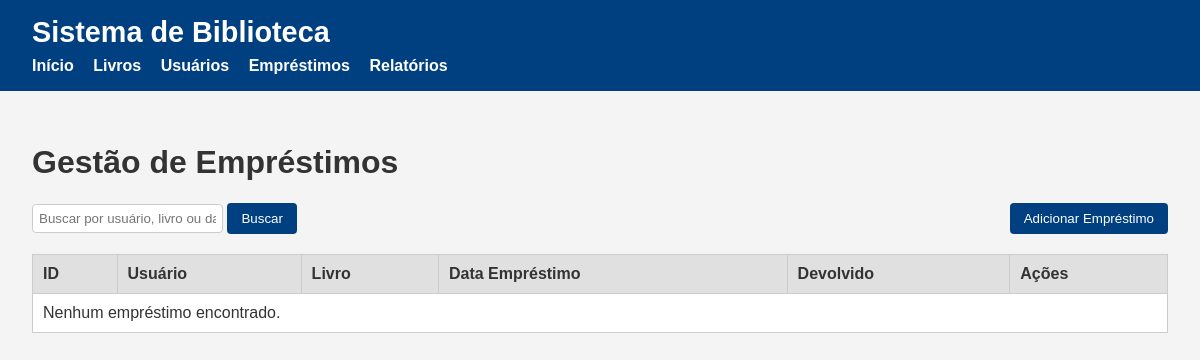
The page /emprestimos/ on the database as committed earlier.
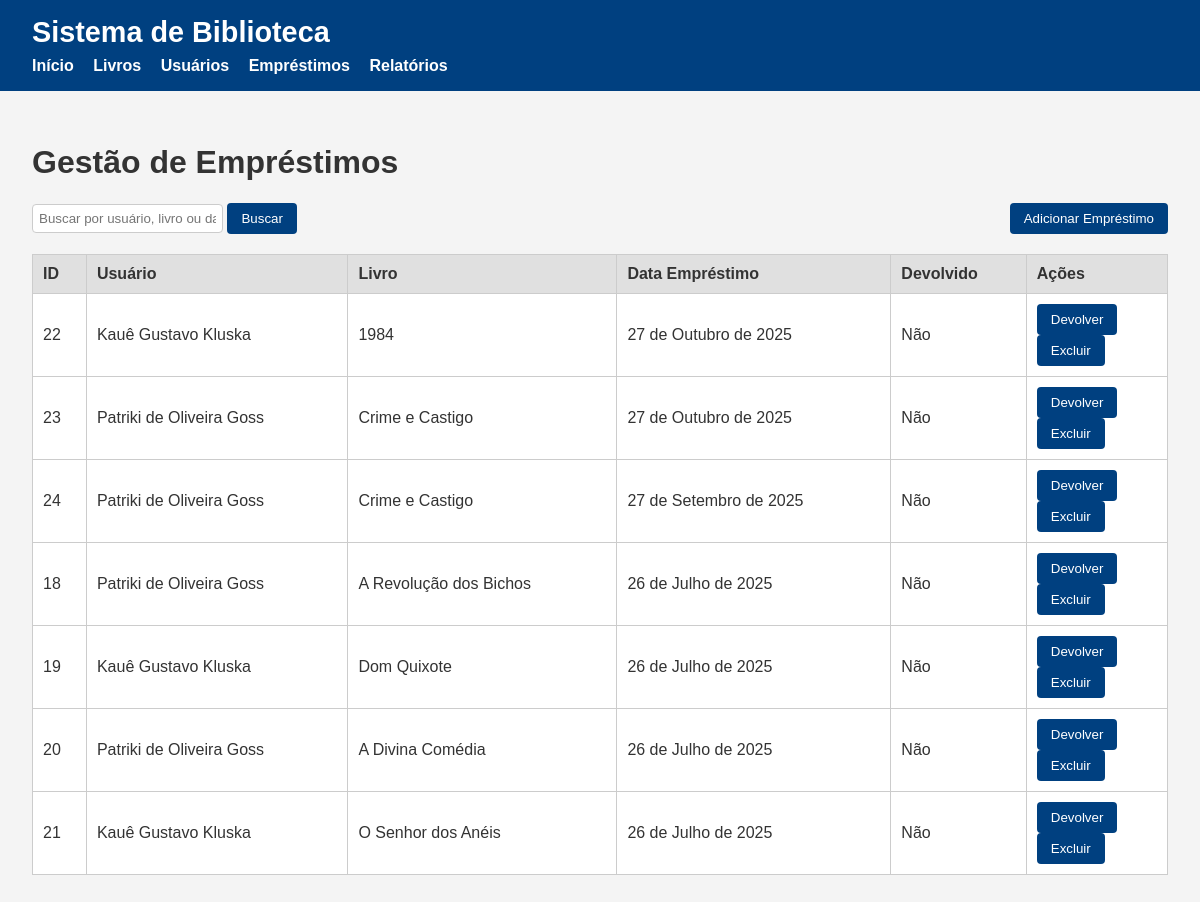
The same page on the database as committed later.
### core/models.py (models this page shows, shortened)
class Emprestimo(models.Model):
    usuario = models.ForeignKey(Usuario, on_delete=models.CASCADE)
    livro = models.ForeignKey(Livro, on_delete=models.CASCADE)
    data_emprestimo = models.DateField(auto_now_add=True)
    data_devolucao = models.DateField()
    devolvido = models.BooleanField(default=False)

class Usuario(models.Model):
    nome = models.CharField(max_length=100)
    email = models.EmailField(unique=True)
    telefone = models.CharField(max_length=20, blank=True, null=True)
    data_cadastro = models.DateTimeField(auto_now_add=True)

class Livro(models.Model):
    titulo = models.CharField(max_length=200)
    autor = models.CharField(max_length=100)
    editora = models.CharField(max_length=100, blank=True)
    ano_publicacao = models.IntegerField()
    isbn = models.CharField(max_length=20, unique=True)
    quantidade_total = models.PositiveIntegerField(default=1)
    quantidade_disponivel = models.PositiveIntegerField(default=1)
    genero = models.ForeignKey(Genero, on_delete=models.SET_NULL, null=True)

### core/views.py (the view, shortened to what this page needs)
# urls.py: path('emprestimos/', views.emprestimos, name='emprestimos'),  # Gestão de empréstimos
def emprestimos(request):
    emprestimos = Emprestimo.objects.all()
    query = request.GET.get('q', '')
    if query:
        emprestimos = emprestimos.filter(
            Q(usuario__nome__icontains=query) |
            Q(livro__titulo__icontains=query) |
            Q(data_emprestimo__icontains=query)
        )
    emprestimos = emprestimos.order_by('-data_emprestimo')
    context = {
        'emprestimos': emprestimos,
        'query': query,
    }
    return render(request, 'core/emprestimo/emprestimos.html', context)

### core/templates/core/emprestimo/emprestimos.html (shortened to what this page needs)
{% extends "core/base.html" %}
{% load static %}
{% block content %}
<h1>Gestão de Empréstimos</h1>
<div class="top-bar">
    <form method="get" action="">
        <input type="text" name="q" placeholder="Buscar por usuário, livro ou data" value="{{ query }}" />
        <button type="submit">Buscar</button>
    </form>
    <a href="{% url 'emprestimos_create' %}">
        <button type="button">Adicionar Empréstimo</button>
    </a>
</div>
<table class="tabela-emprestimos">
    <thead>
        <tr>
            <th>ID</th>
            <th>Usuário</th>
            <th>Livro</th>
            <th>Data Empréstimo</th>
            <th>Devolvido</th>
            <th>Ações</th>
        </tr>
    </thead>
    <tbody>
        {% for emp in emprestimos %}
            <tr>
                <td>{{ emp.id }}</td>
                <td>{{ emp.usuario.nome }}</td>
                <td>{{ emp.livro.titulo }}</td>
                <td>{{ emp.data_emprestimo }}</td>
                <td>{{ emp.devolvido|yesno:"Sim,Não" }}</td>
                <td>
                    {% if not emp.devolvido %}
                    <form method="post" class="inline-form">
                        <button type="submit" name="devolver">Devolver</button>
                    </form>
                    {% endif %}
                    <form method="post" class="inline-form" onsubmit="return confirm('Confirmar exclusão do empréstimo?');">
                        <button type="submit" name="excluir">Excluir</button>
                    </form>
                </td>
            </tr>
        {% empty %}
            <tr>
                <td colspan="6">Nenhum empréstimo encontrado.</td>
            </tr>
        {% endfor %}
    </tbody>
</table>
{% endblock %}

### core/templates/core/base.html (shortened to what this page needs)
{% load static %}
<!DOCTYPE html>
<html lang="pt-BR">
<head>
    <link rel="stylesheet" href="{% static 'core/css/style.css' %}">
</head>
<body>
    <header>
        <h1>Sistema de Biblioteca</h1>
        <nav>
            <a href="{% url 'index' %}">Início</a>
            <a href="{% url 'livros' %}">Livros</a>
            <a href="{% url 'usuarios' %}">Usuários</a>
            <a href="{% url 'emprestimos' %}">Empréstimos</a>
            <a href="{% url 'relatorios' %}">Relatórios</a>
        </nav>
    </header>
    <main>
        {% block content %}
        {% endblock %}
    </main>
</body>
</html>

### core/static/core/css/style.css (style rules this page uses)
:root { --cor-primaria: #004080; --cor-secundaria: #f4f4f4; --cor-sucesso: #d4edda; --cor-sucesso-texto: #155724; --cor-titulo: #333; }
body { font-family: Arial, sans-serif; background-color: var(--cor-secundaria); margin: 0; padding: 0; color: #333; }
header { background-color: var(--cor-primaria); color: white; padding: 1rem 2rem; }
header h1 { margin: 0; font-size: 1.8rem; }
nav { margin-top: 0.5rem; }
nav a { color: white; margin-right: 15px; text-decoration: none; font-weight: bold; }
main { padding: 2rem; }
button, input[type="submit"], input[type="button"] { padding: 8px 14px; background-color: var(--cor-primaria); color: white; border: none; border-radius: 4px; cursor: pointer; }
input[type="text"], input[type="number"], select { padding: 6px; border: 1px solid #ccc; border-radius: 4px; width: auto; }
table { width: 100%; border-collapse: collapse; margin-top: 1rem; background-color: white; }
th, td { border: 1px solid #ccc; padding: 10px; text-align: left; }
th { background-color: #e0e0e0; }
.top-bar { display: flex; justify-content: space-between; align-items: center; margin-bottom: 20px; }

Rows that differ between the two databases and show on the page:
added Emprestimo: id "22", usuario.nome "Kauê Gustavo Kluska", livro.titulo "1984", data_emprestimo "27 de Outubro de 2025", devolvido "Não"
added Emprestimo: id "23", usuario.nome "Patriki de Oliveira Goss", livro.titulo "Crime e Castigo", data_emprestimo "27 de Outubro de 2025", devolvido "Não"
added Emprestimo: id "24", usuario.nome "Patriki de Oliveira Goss", livro.titulo "Crime e Castigo", data_emprestimo "27 de Setembro de 2025", devolvido "Não"
added Emprestimo: id "18", usuario.nome "Patriki de Oliveira Goss", livro.titulo "A Revolução dos Bichos", data_emprestimo "26 de Julho de 2025", devolvido "Não"
added Emprestimo: id "19", usuario.nome "Kauê Gustavo Kluska", livro.titulo "Dom Quixote", data_emprestimo "26 de Julho de 2025", devolvido "Não"
added Emprestimo: id "20", usuario.nome "Patriki de Oliveira Goss", livro.titulo "A Divina Comédia", data_emprestimo "26 de Julho de 2025", devolvido "Não"
added Emprestimo: id "21", usuario.nome "Kauê Gustavo Kluska", livro.titulo "O Senhor dos Anéis", data_emprestimo "26 de Julho de 2025", devolvido "Não"
Other text that changed with them:
text no longer shown: "Nenhum empréstimo encontrado."
